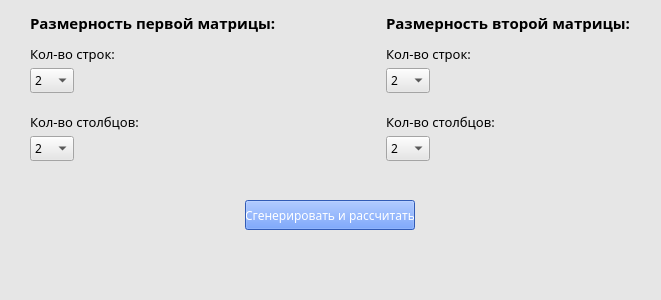
<?xml version="1.0" encoding="UTF-8"?>
<ui version="4.0">
 <class>MainWindow</class>
 <widget class="QMainWindow" name="MainWindow">
  <property name="geometry">
   <rect>
    <x>0</x>
    <y>0</y>
    <width>661</width>
    <height>300</height>
   </rect>
  </property>
  <property name="minimumSize">
   <size>
    <width>661</width>
    <height>300</height>
   </size>
  </property>
  <property name="maximumSize">
   <size>
    <width>661</width>
    <height>300</height>
   </size>
  </property>
  <property name="windowTitle">
   <string>Произведение Матриц</string>
  </property>
  <property name="styleSheet">
   <string notr="true">background-color: rgb(230, 230, 230);</string>
  </property>
  <widget class="QWidget" name="centralwidget">
   <widget class="QPushButton" name="generate_and_calculate">
    <property name="geometry">
     <rect>
      <x>245</x>
      <y>200</y>
      <width>170</width>
      <height>30</height>
     </rect>
    </property>
    <property name="font">
     <font>
      <family>Avenir</family>
      <pointsize>9</pointsize>
     </font>
    </property>
    <property name="cursor">
     <cursorShape>PointingHandCursor</cursorShape>
    </property>
    <property name="styleSheet">
     <string notr="true">background-color: rgb(69, 128, 255);
color: #ffffff;</string>
    </property>
    <property name="text">
     <string>Сгенерировать и рассчитать</string>
    </property>
   </widget>
   <widget class="QWidget" name="horizontalLayoutWidget">
    <property name="geometry">
     <rect>
      <x>20</x>
      <y>0</y>
      <width>621</width>
      <height>161</height>
     </rect>
    </property>
    <layout class="QHBoxLayout" name="horizontalLayout">
     <property name="spacing">
      <number>100</number>
     </property>
     <item>
      <layout class="QVBoxLayout" name="verticalLayout">
       <property name="spacing">
        <number>0</number>
       </property>
       <property name="sizeConstraint">
        <enum>QLayout::SetDefaultConstraint</enum>
       </property>
       <item>
        <widget class="QLabel" name="label">
         <property name="font">
          <font>
           <family>Avenir</family>
           <pointsize>11</pointsize>
           <weight>75</weight>
           <bold>true</bold>
          </font>
         </property>
         <property name="text">
          <string>Размерность первой матрицы:</string>
         </property>
        </widget>
       </item>
       <item>
        <layout class="QVBoxLayout" name="verticalLayout_5">
         <property name="spacing">
          <number>0</number>
         </property>
         <property name="sizeConstraint">
          <enum>QLayout::SetMaximumSize</enum>
         </property>
         <property name="rightMargin">
          <number>0</number>
         </property>
         <item>
          <layout class="QVBoxLayout" name="verticalLayout_11">
           <property name="spacing">
            <number>20</number>
           </property>
           <property name="bottomMargin">
            <number>0</number>
           </property>
           <item>
            <layout class="QVBoxLayout" name="verticalLayout_2">
             <property name="spacing">
              <number>5</number>
             </property>
             <property name="sizeConstraint">
              <enum>QLayout::SetMaximumSize</enum>
             </property>
             <property name="rightMargin">
              <number>0</number>
             </property>
             <item>
              <widget class="QLabel" name="rows_title_A">
               <property name="font">
                <font>
                 <family>Avenir</family>
                 <pointsize>10</pointsize>
                </font>
               </property>
               <property name="text">
                <string>Кол-во строк:</string>
               </property>
              </widget>
             </item>
             <item>
              <widget class="QComboBox" name="rows_A">
               <property name="sizePolicy">
                <sizepolicy hsizetype="Fixed" vsizetype="Fixed">
                 <horstretch>0</horstretch>
                 <verstretch>0</verstretch>
                </sizepolicy>
               </property>
               <property name="font">
                <font>
                 <family>Avenir</family>
                 <pointsize>9</pointsize>
                 <weight>50</weight>
                 <bold>false</bold>
                </font>
               </property>
               <property name="styleSheet">
                <string notr="true"/>
               </property>
               <property name="maxVisibleItems">
                <number>10</number>
               </property>
               <item>
                <property name="text">
                 <string>2</string>
                </property>
               </item>
               <item>
                <property name="text">
                 <string>3</string>
                </property>
               </item>
               <item>
                <property name="text">
                 <string>4</string>
                </property>
               </item>
               <item>
                <property name="text">
                 <string>5</string>
                </property>
               </item>
               <item>
                <property name="text">
                 <string>6</string>
                </property>
               </item>
               <item>
                <property name="text">
                 <string>7</string>
                </property>
               </item>
               <item>
                <property name="text">
                 <string>8</string>
                </property>
               </item>
               <item>
                <property name="text">
                 <string>9</string>
                </property>
               </item>
               <item>
                <property name="text">
                 <string>10</string>
                </property>
               </item>
               <item>
                <property name="text">
                 <string>11</string>
                </property>
               </item>
               <item>
                <property name="text">
                 <string>12</string>
                </property>
               </item>
               <item>
                <property name="text">
                 <string>13</string>
                </property>
               </item>
               <item>
                <property name="text">
                 <string>14</string>
                </property>
               </item>
               <item>
                <property name="text">
                 <string>15</string>
                </property>
               </item>
               <item>
                <property name="text">
                 <string>16</string>
                </property>
               </item>
               <item>
                <property name="text">
                 <string>17</string>
                </property>
               </item>
               <item>
                <property name="text">
                 <string>18</string>
                </property>
               </item>
               <item>
                <property name="text">
                 <string>19</string>
                </property>
               </item>
               <item>
                <property name="text">
                 <string>20</string>
                </property>
               </item>
              </widget>
             </item>
            </layout>
           </item>
           <item>
            <layout class="QVBoxLayout" name="verticalLayout_10">
             <property name="spacing">
              <number>5</number>
             </property>
             <item>
              <widget class="QLabel" name="cols_title_A">
               <property name="font">
                <font>
                 <family>Avenir</family>
                 <pointsize>10</pointsize>
                </font>
               </property>
               <property name="text">
                <string>Кол-во столбцов:</string>
               </property>
              </widget>
             </item>
             <item>
              <widget class="QComboBox" name="cols_A">
               <property name="sizePolicy">
                <sizepolicy hsizetype="Fixed" vsizetype="Fixed">
                 <horstretch>0</horstretch>
                 <verstretch>0</verstretch>
                </sizepolicy>
               </property>
               <property name="font">
                <font>
                 <family>Avenir</family>
                 <pointsize>9</pointsize>
                </font>
               </property>
               <property name="maxVisibleItems">
                <number>10</number>
               </property>
               <item>
                <property name="text">
                 <string>2</string>
                </property>
               </item>
               <item>
                <property name="text">
                 <string>3</string>
                </property>
               </item>
               <item>
                <property name="text">
                 <string>4</string>
                </property>
               </item>
               <item>
                <property name="text">
                 <string>5</string>
                </property>
               </item>
               <item>
                <property name="text">
                 <string>6</string>
                </property>
               </item>
               <item>
                <property name="text">
                 <string>7</string>
                </property>
               </item>
               <item>
                <property name="text">
                 <string>8</string>
                </property>
               </item>
               <item>
                <property name="text">
                 <string>9</string>
                </property>
               </item>
               <item>
                <property name="text">
                 <string>10</string>
                </property>
               </item>
               <item>
                <property name="text">
                 <string>11</string>
                </property>
               </item>
               <item>
                <property name="text">
                 <string>12</string>
                </property>
               </item>
               <item>
                <property name="text">
                 <string>13</string>
                </property>
               </item>
               <item>
                <property name="text">
                 <string>14</string>
                </property>
               </item>
               <item>
                <property name="text">
                 <string>15</string>
                </property>
               </item>
               <item>
                <property name="text">
                 <string>16</string>
                </property>
               </item>
               <item>
                <property name="text">
                 <string>17</string>
                </property>
               </item>
               <item>
                <property name="text">
                 <string>18</string>
                </property>
               </item>
               <item>
                <property name="text">
                 <string>19</string>
                </property>
               </item>
               <item>
                <property name="text">
                 <string>20</string>
                </property>
               </item>
              </widget>
             </item>
            </layout>
           </item>
          </layout>
         </item>
        </layout>
       </item>
      </layout>
     </item>
     <item>
      <layout class="QVBoxLayout" name="verticalLayout_6">
       <property name="spacing">
        <number>0</number>
       </property>
       <item>
        <widget class="QLabel" name="label_4">
         <property name="font">
          <font>
           <family>Avenir</family>
           <pointsize>11</pointsize>
           <weight>75</weight>
           <bold>true</bold>
          </font>
         </property>
         <property name="text">
          <string>Размерность второй матрицы:</string>
         </property>
        </widget>
       </item>
       <item>
        <layout class="QVBoxLayout" name="verticalLayout_13">
         <property name="spacing">
          <number>0</number>
         </property>
         <item>
          <layout class="QVBoxLayout" name="verticalLayout_12">
           <property name="spacing">
            <number>20</number>
           </property>
           <item>
            <layout class="QVBoxLayout" name="verticalLayout_9">
             <property name="spacing">
              <number>5</number>
             </property>
             <property name="sizeConstraint">
              <enum>QLayout::SetMaximumSize</enum>
             </property>
             <property name="rightMargin">
              <number>0</number>
             </property>
             <item>
              <widget class="QLabel" name="rows_title_B">
               <property name="font">
                <font>
                 <family>Avenir</family>
                 <pointsize>10</pointsize>
                </font>
               </property>
               <property name="text">
                <string>Кол-во строк:</string>
               </property>
              </widget>
             </item>
             <item>
              <widget class="QComboBox" name="rows_B">
               <property name="sizePolicy">
                <sizepolicy hsizetype="Fixed" vsizetype="Fixed">
                 <horstretch>0</horstretch>
                 <verstretch>0</verstretch>
                </sizepolicy>
               </property>
               <property name="font">
                <font>
                 <family>Avenir</family>
                 <pointsize>9</pointsize>
                 <weight>50</weight>
                 <bold>false</bold>
                </font>
               </property>
               <property name="maxVisibleItems">
                <number>10</number>
               </property>
               <item>
                <property name="text">
                 <string>2</string>
                </property>
               </item>
               <item>
                <property name="text">
                 <string>3</string>
                </property>
               </item>
               <item>
                <property name="text">
                 <string>4</string>
                </property>
               </item>
               <item>
                <property name="text">
                 <string>5</string>
                </property>
               </item>
               <item>
                <property name="text">
                 <string>6</string>
                </property>
               </item>
               <item>
                <property name="text">
                 <string>7</string>
                </property>
               </item>
               <item>
                <property name="text">
                 <string>8</string>
                </property>
               </item>
               <item>
                <property name="text">
                 <string>9</string>
                </property>
               </item>
               <item>
                <property name="text">
                 <string>10</string>
                </property>
               </item>
               <item>
                <property name="text">
                 <string>11</string>
                </property>
               </item>
               <item>
                <property name="text">
                 <string>12</string>
                </property>
               </item>
               <item>
                <property name="text">
                 <string>13</string>
                </property>
               </item>
               <item>
                <property name="text">
                 <string>14</string>
                </property>
               </item>
               <item>
                <property name="text">
                 <string>15</string>
                </property>
               </item>
               <item>
                <property name="text">
                 <string>16</string>
                </property>
               </item>
               <item>
                <property name="text">
                 <string>17</string>
                </property>
               </item>
               <item>
                <property name="text">
                 <string>18</string>
                </property>
               </item>
               <item>
                <property name="text">
                 <string>19</string>
                </property>
               </item>
               <item>
                <property name="text">
                 <string>20</string>
                </property>
               </item>
              </widget>
             </item>
            </layout>
           </item>
           <item>
            <layout class="QVBoxLayout" name="verticalLayout_8">
             <property name="spacing">
              <number>5</number>
             </property>
             <property name="sizeConstraint">
              <enum>QLayout::SetMaximumSize</enum>
             </property>
             <property name="rightMargin">
              <number>0</number>
             </property>
             <item>
              <widget class="QLabel" name="cols_title_B">
               <property name="font">
                <font>
                 <family>Avenir</family>
                 <pointsize>10</pointsize>
                </font>
               </property>
               <property name="text">
                <string>Кол-во столбцов:</string>
               </property>
              </widget>
             </item>
             <item>
              <widget class="QComboBox" name="cols_B">
               <property name="sizePolicy">
                <sizepolicy hsizetype="Fixed" vsizetype="Fixed">
                 <horstretch>0</horstretch>
                 <verstretch>0</verstretch>
                </sizepolicy>
               </property>
               <property name="font">
                <font>
                 <family>Avenir</family>
                 <pointsize>9</pointsize>
                </font>
               </property>
               <property name="maxVisibleItems">
                <number>10</number>
               </property>
               <item>
                <property name="text">
                 <string>2</string>
                </property>
               </item>
               <item>
                <property name="text">
                 <string>3</string>
                </property>
               </item>
               <item>
                <property name="text">
                 <string>4</string>
                </property>
               </item>
               <item>
                <property name="text">
                 <string>5</string>
                </property>
               </item>
               <item>
                <property name="text">
                 <string>6</string>
                </property>
               </item>
               <item>
                <property name="text">
                 <string>7</string>
                </property>
               </item>
               <item>
                <property name="text">
                 <string>8</string>
                </property>
               </item>
               <item>
                <property name="text">
                 <string>9</string>
                </property>
               </item>
               <item>
                <property name="text">
                 <string>10</string>
                </property>
               </item>
               <item>
                <property name="text">
                 <string>11</string>
                </property>
               </item>
               <item>
                <property name="text">
                 <string>12</string>
                </property>
               </item>
               <item>
                <property name="text">
                 <string>13</string>
                </property>
               </item>
               <item>
                <property name="text">
                 <string>14</string>
                </property>
               </item>
               <item>
                <property name="text">
                 <string>15</string>
                </property>
               </item>
               <item>
                <property name="text">
                 <string>16</string>
                </property>
               </item>
               <item>
                <property name="text">
                 <string>17</string>
                </property>
               </item>
               <item>
                <property name="text">
                 <string>18</string>
                </property>
               </item>
               <item>
                <property name="text">
                 <string>19</string>
                </property>
               </item>
               <item>
                <property name="text">
                 <string>20</string>
                </property>
               </item>
              </widget>
             </item>
            </layout>
           </item>
          </layout>
         </item>
        </layout>
       </item>
      </layout>
     </item>
    </layout>
   </widget>
  </widget>
 </widget>
 <resources/>
 <connections/>
</ui>
